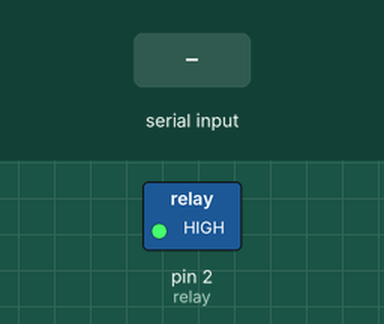
Bench run of a sketch on a simulated Arduino Uno, built with avr-gcc and run on an emulated ATmega328P. Shown: switched loads named in the sketch (green lamp = pin HIGH). Inputs (shaded band) come from the test bench.

Above: at 1.2 s.
1.3 s: "A" received over Serial
At 2.3 s:
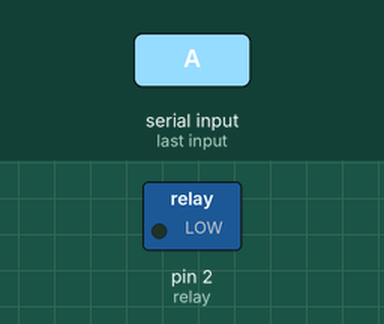
2.8 s: "a" received over Serial
At 3.4 s:
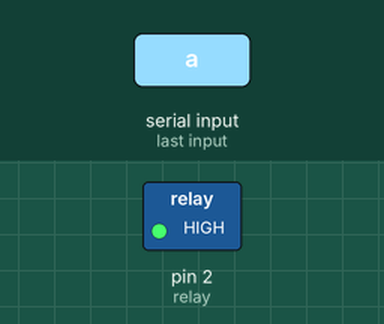
Timing chart, 0 to 5.8 s (numbered marks = the images above; inputs shaded):
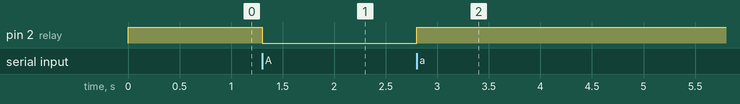

The sketch:

BT_Automation.ino
```cpp
#define relay 2

char data;

void setup() {
  pinMode(relay, OUTPUT);
  Serial.begin(9600);

  digitalWrite(relay, HIGH);
}


void loop() {
  if (Serial.available() == 1) {
    data = Serial.read();

    if (data == 'A') {
      digitalWrite(relay, LOW);
    } else if (data == 'a') {
      digitalWrite(relay, HIGH);
    }
  }
}
```

Measured:
- after the input at 1.3 s, pin 2 (relay): HIGH → LOW at once
- after the input at 2.8 s, pin 2 (relay): LOW → HIGH at once
